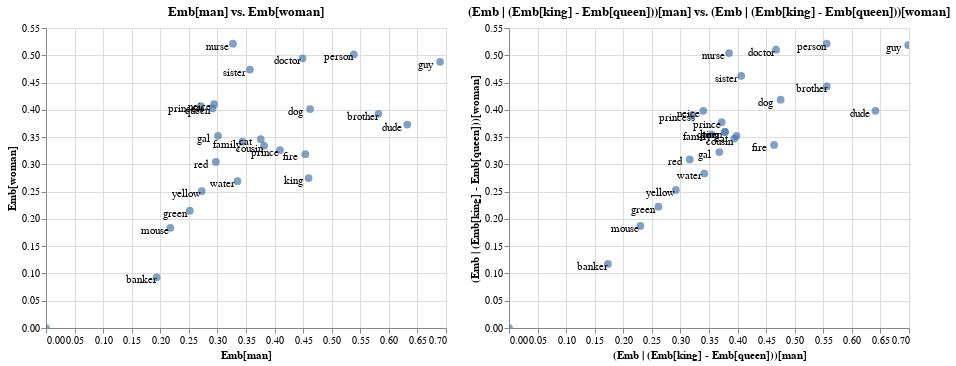

Here is the notebook cell this chart was saved with:
### Markdown cell above
Note that altair has a convenient syntax for plotting two charts next to eachother. This is really cool when you want to compare. Feel free to zoom in and play as well!

### Code cell
orig_chart | new_chart

### Figure 1 — Vega-Lite specification as saved in the notebook (floating-point values rounded to 4 significant figures)
{"config": {"view": {"continuousWidth": 400, "continuousHeight": 300}}, "hconcat": [{"layer": [{"mark": {"type": "circle", "size": 60}, "encoding": {"tooltip": [{"type": "nominal", "field": "name"}, {"type": "nominal", "field": "original"}], "x": {"type": "quantitative", "axis": {"title": "Emb[man]"}, "field": "x_axis"}, "y": {"type": "quantitative", "axis": {"title": "Emb[woman]"}, "field": "y_axis"}}, "selection": {"selector001": {"type": "interval", "bind": "scales", "encodings": ["x", "y"]}}, "title": "Emb[man] vs. Emb[woman]"}, {"mark": {"type": "text", "color": "black", "dx": -15, "dy": 3}, "encoding": {"text": {"type": "nominal", "field": "original"}, "x": {"type": "quantitative", "axis": {"title": "Emb[man]"}, "field": "x_axis"}, "y": {"type": "quantitative", "axis": {"title": "Emb[woman]"}, "field": "y_axis"}}}], "data": {"name": "data-f99450cb42a4c37029bbb687ee85b0ca"}}, {"layer": [{"mark": {"type": "circle", "size": 60}, "encoding": {"tooltip": [{"type": "nominal", "field": "name"}, {"type": "nominal", "field": "original"}], "x": {"type": "quantitative", "axis": {"title": "(Emb | (Emb[king] - Emb[queen]))[man]"}, "field": "x_axis"}, "y": {"type": "quantitative", "axis": {"title": "(Emb | (Emb[king] - Emb[queen]))[woman]"}, "field": "y_axis"}}, "selection": {"selector002": {"type": "interval", "bind": "scales", "encodings": ["x", "y"]}}, "title": "(Emb | (Emb[king] - Emb[queen]))[man] vs. (Emb | (Emb[king] - Emb[queen]))[woman]"}, {"mark": {"type": "text", "color": "black", "dx": -15, "dy": 3}, "encoding": {"text": {"type": "nominal", "field": "original"}, "x": {"type": "quantitative", "axis": {"title": "(Emb | (Emb[king] - Emb[queen]))[man]"}, "field": "x_axis"}, "y": {"type": "quantitative", "axis": {"title": "(Emb | (Emb[king] - Emb[queen]))[woman]"}, "field": "y_axis"}}}], "data": {"name": "data-a096b5e8354fce9577cb1f943fafe3b2"}}], "$schema": "https://vega.github.io/schema/vega-lite/v4.0.2.json", "datasets": {"data-f99450cb42a4c37029bbb687ee85b0ca": [{"x_axis": 0.4095, "y_axis": 0.3262, "name": "Emb[prince]", "original": "prince"}, {"x_axis": 0.271, "y_axis": 0.4069, "name": "Emb[princess]", "original": "princess"}, {"x_axis": 0.3271, "y_axis": 0.5211, "name": "Emb[nurse]", "original": "nurse"}, {"x_axis": 0.449, "y_axis": 0.4944, "name": "Emb[doctor]", "original": "doctor"}, {"x_axis": 0.1935, "y_axis": 0.09302, "name": "Emb[banker]", "original": "banker"}, {"x_axis": 0.3816, "y_axis": 0.3343, "name": "Emb[cousin]", "original": "cousin"}, {"x_axis": 0.2943, "y_axis": 0.4104, "name": "Emb[neice]", "original": "neice"}, {"x_axis": 0.4596, "y_axis": 0.2749, "name": "Emb[king]", "original": "king"}, {"x_axis": 0.2914, "y_axis": 0.4025, "name": "Emb[queen]", "original": "queen"}, {"x_axis": 0.6323, "y_axis": 0.3729, "name": "Emb[dude]", "original": "dude"}, {"x_axis": 0.6896, "y_axis": 0.4881, "name": "Emb[guy]", "original": "guy"}, {"x_axis": 0.301, "y_axis": 0.3523, "name": "Emb[gal]", "original": "gal"}, {"x_axis": 0.4538, "y_axis": 0.3186, "name": "Emb[fire]", "original": "fire"}, {"x_axis": 0.4622, "y_axis": 0.4013, "name": "Emb[dog]", "original": "dog"}, {"x_axis": 0.3758, "y_axis": 0.3462, "name": "Emb[cat]", "original": "cat"}, {"x_axis": 0.2176, "y_axis": 0.1836, "name": "Emb[mouse]", "original": "mouse"}, {"x_axis": 0.2972, "y_axis": 0.3045, "name": "Emb[red]", "original": "red"}, {"x_axis": 0.0, "y_axis": 0.0, "name": "Emb[bluee]", "original": "bluee"}, {"x_axis": 0.2516, "y_axis": 0.215, "name": "Emb[green]", "original": "green"}, {"x_axis": 0.2726, "y_axis": 0.2511, "name": "Emb[yellow]", "original": "yellow"}, {"x_axis": 0.3351, "y_axis": 0.2691, "name": "Emb[water]", "original": "water"}, {"x_axis": 0.5387, "y_axis": 0.5016, "name": "Emb[person]", "original": "person"}, {"x_axis": 0.3437, "y_axis": 0.3416, "name": "Emb[family]", "original": "family"}, {"x_axis": 0.5817, "y_axis": 0.3928, "name": "Emb[brother]", "original": "brother"}, {"x_axis": 0.3568, "y_axis": 0.4737, "name": "Emb[sister]", "original": "sister"}], "data-a096b5e8354fce9577cb1f943fafe3b2": [{"x_axis": 0.3721, "y_axis": 0.3774, "name": "(Emb | (Emb[king] - Emb[queen]))[prince]", "original": "prince"}, {"x_axis": 0.3208, "y_axis": 0.3907, "name": "(Emb | (Emb[king] - Emb[queen]))[princess]", "original": "princess"}, {"x_axis": 0.385, "y_axis": 0.5041, "name": "(Emb | (Emb[king] - Emb[queen]))[nurse]", "original": "nurse"}, {"x_axis": 0.4673, "y_axis": 0.5102, "name": "(Emb | (Emb[king] - Emb[queen]))[doctor]", "original": "doctor"}, {"x_axis": 0.1732, "y_axis": 0.1174, "name": "(Emb | (Emb[king] - Emb[queen]))[banker]", "original": "banker"}, {"x_axis": 0.3943, "y_axis": 0.3474, "name": "(Emb | (Emb[king] - Emb[queen]))[cousin]", "original": "cousin"}, {"x_axis": 0.34, "y_axis": 0.3981, "name": "(Emb | (Emb[king] - Emb[queen]))[neice]", "original": "neice"}, {"x_axis": 0.3779, "y_axis": 0.3594, "name": "(Emb | (Emb[king] - Emb[queen]))[king]", "original": "king"}, {"x_axis": 0.3779, "y_axis": 0.3594, "name": "(Emb | (Emb[king] - Emb[queen]))[queen]", "original": "queen"}, {"x_axis": 0.6413, "y_axis": 0.3982, "name": "(Emb | (Emb[king] - Emb[queen]))[dude]", "original": "dude"}, {"x_axis": 0.6985, "y_axis": 0.5188, "name": "(Emb | (Emb[king] - Emb[queen]))[guy]", "original": "guy"}, {"x_axis": 0.3681, "y_axis": 0.3225, "name": "(Emb | (Emb[king] - Emb[queen]))[gal]", "original": "gal"}, {"x_axis": 0.4639, "y_axis": 0.3356, "name": "(Emb | (Emb[king] - Emb[queen]))[fire]", "original": "fire"}, {"x_axis": 0.4754, "y_axis": 0.4187, "name": "(Emb | (Emb[king] - Emb[queen]))[dog]", "original": "dog"}, {"x_axis": 0.3981, "y_axis": 0.3522, "name": "(Emb | (Emb[king] - Emb[queen]))[cat]", "original": "cat"}, {"x_axis": 0.2298, "y_axis": 0.1871, "name": "(Emb | (Emb[king] - Emb[queen]))[mouse]", "original": "mouse"}, {"x_axis": 0.3163, "y_axis": 0.3091, "name": "(Emb | (Emb[king] - Emb[queen]))[red]", "original": "red"}, {"x_axis": 0.0, "y_axis": 0.0, "name": "(Emb | (Emb[king] - Emb[queen]))[bluee]", "original": "bluee"}, {"x_axis": 0.2615, "y_axis": 0.2223, "name": "(Emb | (Emb[king] - Emb[queen]))[green]", "original": "green"}, {"x_axis": 0.292, "y_axis": 0.253, "name": "(Emb | (Emb[king] - Emb[queen]))[yellow]", "original": "yellow"}, {"x_axis": 0.3418, "y_axis": 0.2833, "name": "(Emb | (Emb[king] - Emb[queen]))[water]", "original": "water"}, {"x_axis": 0.5559, "y_axis": 0.5215, "name": "(Emb | (Emb[king] - Emb[queen]))[person]", "original": "person"}, {"x_axis": 0.3544, "y_axis": 0.3551, "name": "(Emb | (Emb[king] - Emb[queen]))[family]", "original": "family"}, {"x_axis": 0.5562, "y_axis": 0.4428, "name": "(Emb | (Emb[king] - Emb[queen]))[brother]", "original": "brother"}, {"x_axis": 0.4065, "y_axis": 0.4624, "name": "(Emb | (Emb[king] - Emb[queen]))[sister]", "original": "sister"}]}}
